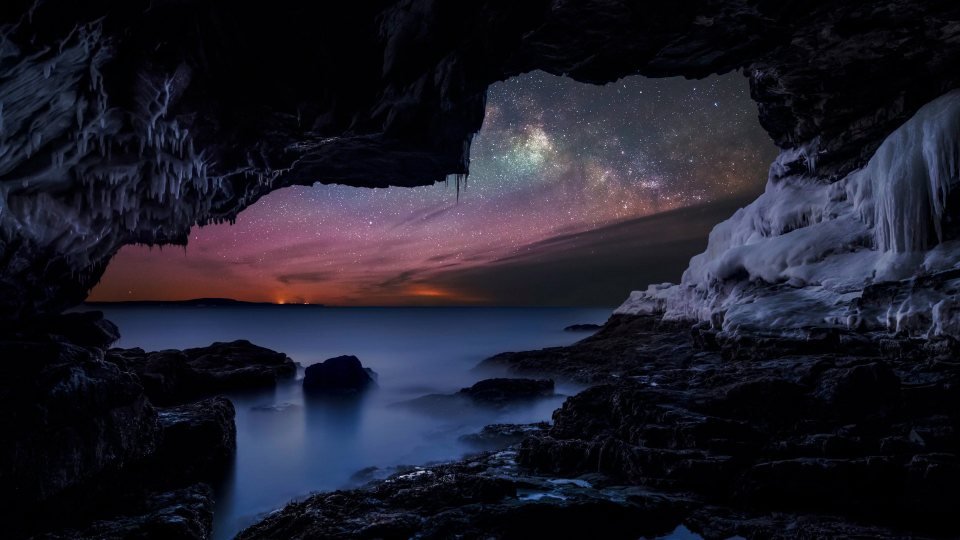
#> input picture ex0005/BarHarborCave_EN-AU8598700153_1920x1080.jpg, 1920 x 1080 px (shown at 1/2 size); its folder holds 4 pictures in this run
$ python ex0005.py
#> lines starting #> are read from the running program, lines starting #| are printed output that depends on the picture
import os
import glob
from PIL import Image

ip5ImageWidth = 1136
ip5ImageHeight = 640

picList = glob.glob("*.jpg")
for pic in picList:
	file,ext = os.path.splitext(pic)
	im = Image.open(pic)
#> im is the input picture: PIL image 1920x1080 RGB; mean R, G, B 30.3, 29.6, 42.3
	w = im.size[0]
#> w = 1920
	h = im.size[1]
#> h = 1080
	if w*h > ip5ImageWidth*ip5ImageHeight:
		rs = ip5ImageWidth, h*(ip5ImageWidth/w)
#> rs = (1136, 639)
		im.thumbnail(rs)
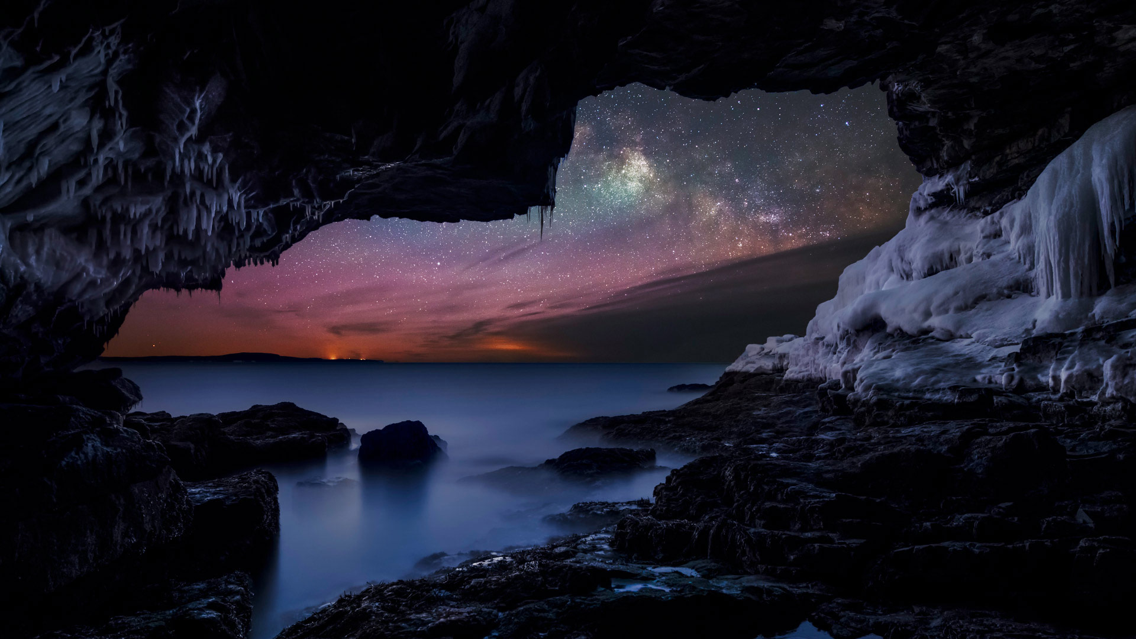
#> im: PIL image 1136x639 RGB; mean R, G, B 30.3, 29.6, 42.3
#> pass 3 of the loop `for pic in picList:`:
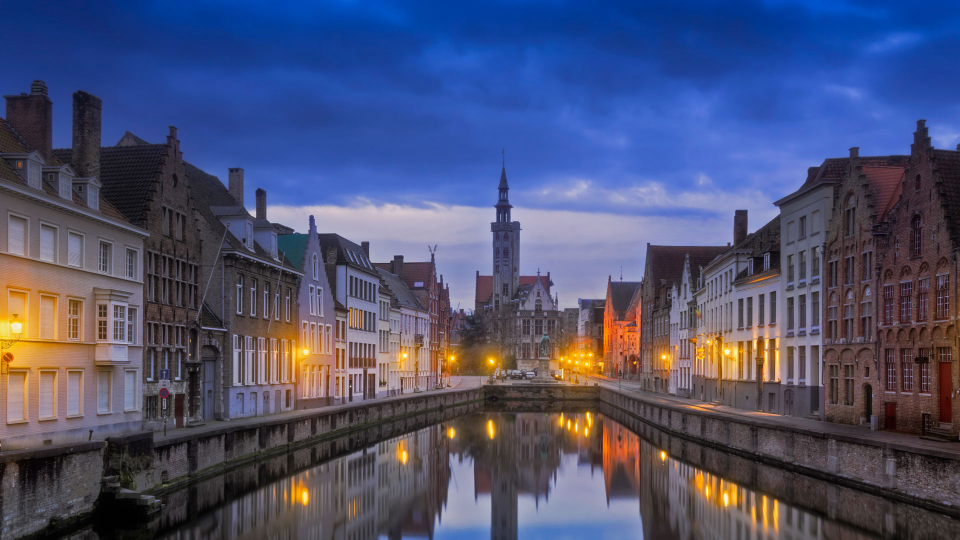
#> input picture ex0005/Being_20180326.jpg, 1920 x 1080 px (shown at 1/2 size)
#> im is the input picture: PIL image 1920x1080 RGB; mean R, G, B 77, 81.8, 113.6
#> `im.thumbnail(rs)`:
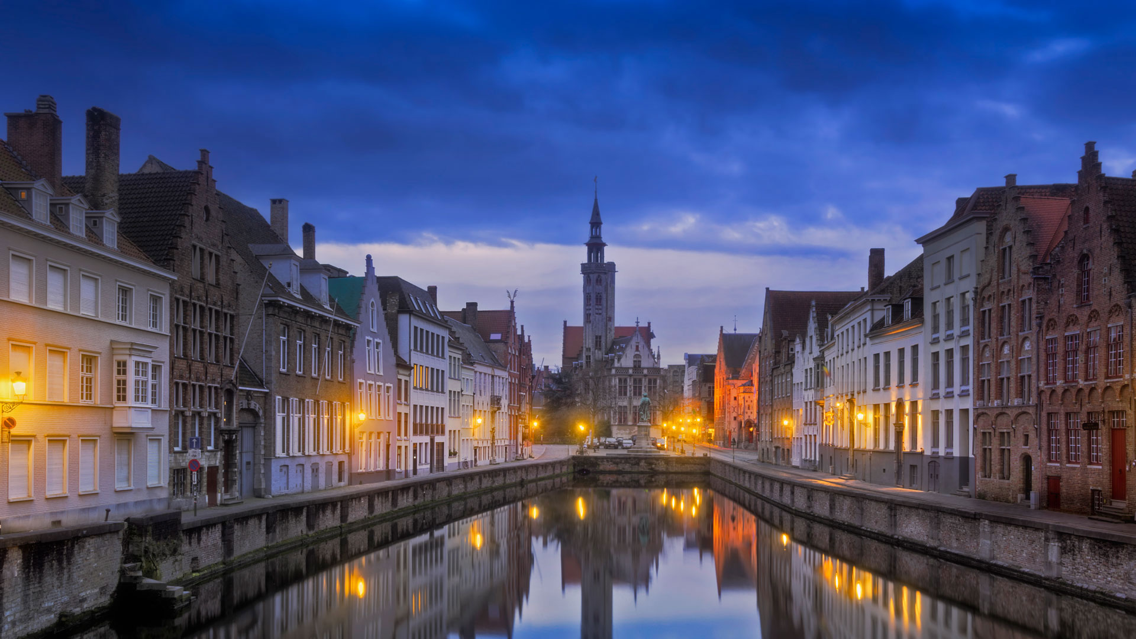
#> im: PIL image 1136x639 RGB; mean R, G, B 77, 81.8, 113.6
#> the loop made 4 passes; the first 3 are shown
		im.save(file + "_thumbnail.jpg")
